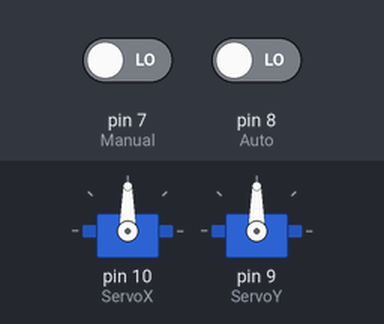
Simulated run of this sketch. Board: Arduino Uno, built with avr-gcc and run on an emulated ATmega328P. On the bench: 2 × servo. The test bench sets the inputs (shaded band); at power-on: pin 8 (Auto) LOW, pin 7 (Manual) LOW.

Above: at 1.2 s.
1.3 s: pin 8 (Auto) driven HIGH
At 2.67 s:
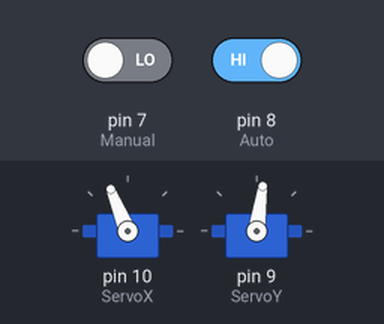
4.3 s: pin 8 (Auto) driven LOW
At 6.3 s:
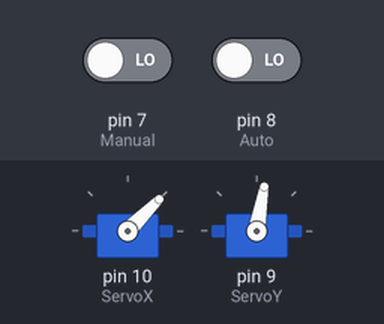
6.6 s: pin 8 (Auto) driven HIGH
At 7.05 s:
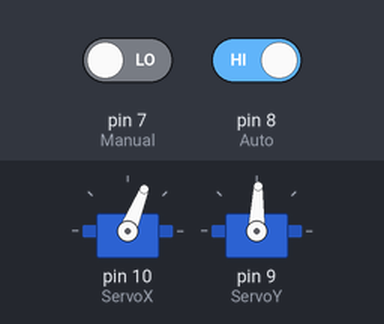
Timing chart, 0 to 15.6 s (numbered marks = the images above; inputs shaded):
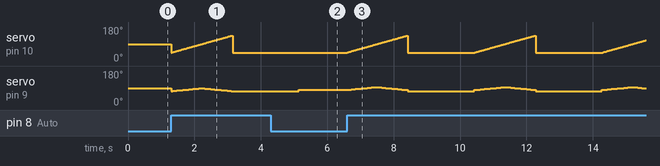

Measured:
- after the input at 4.3 s, servo on pin 10 (ServoX): goes on until 5.1 s, then stays 45°; servo on pin 9 (ServoY): goes on until 5.1 s, then stays 80°

The sketch:

sketch_jan18a.ino
```cpp
#include <Servo.h>
Servo ServoX;
Servo ServoY;

int InputX = 0;
int InputY = 1;

int Auto = 8;
int Manual = 7;
int Fixed = 11;

int AutoX = 44; //45-1
int AutoProv = 0;
int AutoY = 74; //(90-9)-1
boolean apM = true; //AM = true, PM = false;

void setup()
{
 ServoX.attach(10);
 ServoY.attach(9);

 pinMode(Auto, INPUT);
 pinMode(Manual, INPUT);
 pinMode(Fixed, INPUT);

 Serial.begin(9600);

 ServoX.write(90);
 ServoY.write(90);
}

void loop()
{
if(digitalRead(Manual) == HIGH){

int ReadX = analogRead(InputX);
int ReadY = analogRead(InputY);

int ResSX =  map(ReadX, 0, 1023, 40, 140);
int ResSY =  map(ReadY, 0, 1023, 40, 140);

if(digitalRead(Fixed) == LOW)
 {ServoX.write(ResSX);
  ServoY.write(ResSY);} } //Manual

  if(digitalRead(Auto) == HIGH)
{
  ServoX.write(44);
  ServoY.write(74);

    AutoX++;
    AutoProv++;
    if(AutoProv == 3){AutoProv = 0; if(apM == true)AutoY++;
                                    else           AutoY--;}

    if(AutoX == 90) apM = !apM;
    if(AutoX == 136){AutoX = 45;
                     AutoY = 80;
                     apM = true;
                   delay(2000);}

    ServoX.write(AutoX);
    ServoY.write(AutoY);

    delay(20);
}
else if(digitalRead(Manual) == HIGH && digitalRead(Auto) == HIGH)  ;
else if(digitalRead(Manual) == LOW && digitalRead(Auto) == LOW)  ;
}
```
